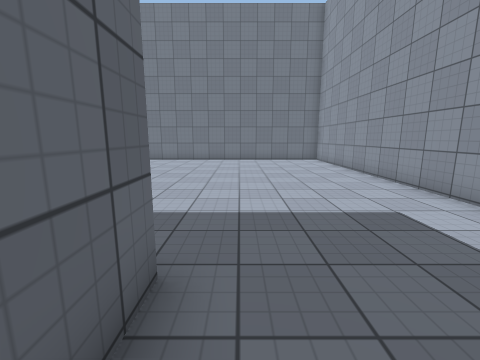
[1] (above)

19 first-person views from a walk through a Unity game level. The camera is 1.4 m above the floor, tilts 10° down and sees 90° across. The floor is counted in squares, 1 m on a side. Each view is taken from the middle of a square. On the plan, view 1 faces up. The plan holds only what a view shows up to about 13 squares ahead; the rest is blank. The place goes on beyond the plan. The player is left out. Surface patterns are stand-ins for the level's own textures.

[2]
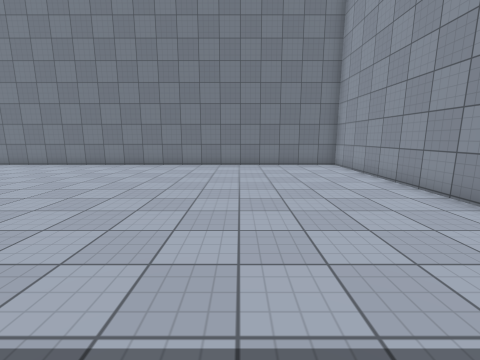

[3]
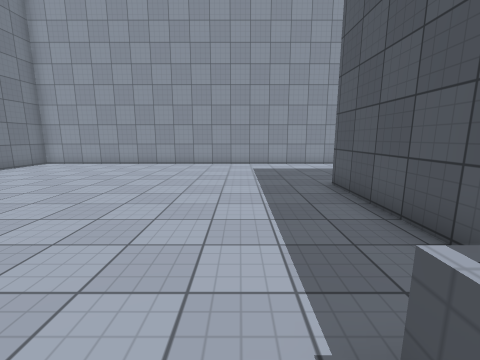

[4]
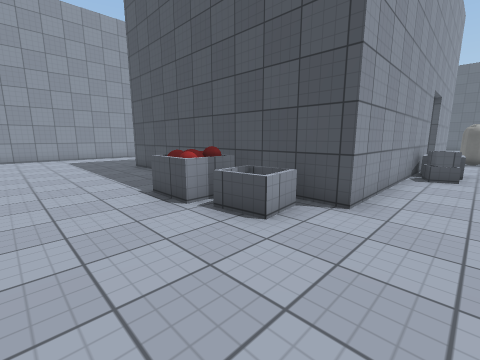

[5]
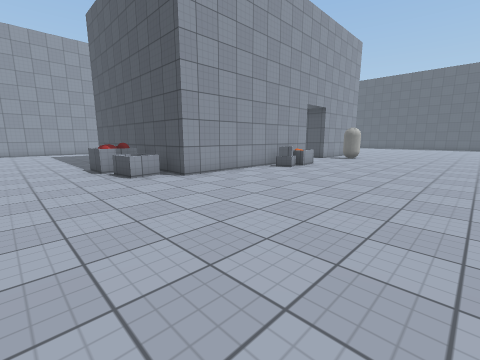

[6]
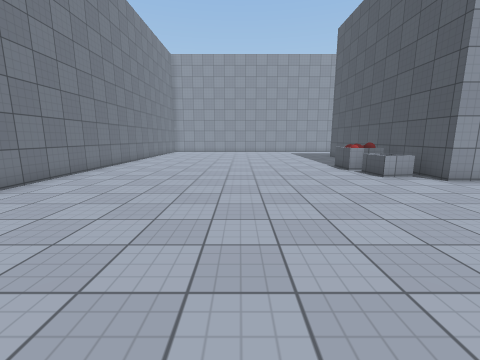

[7]
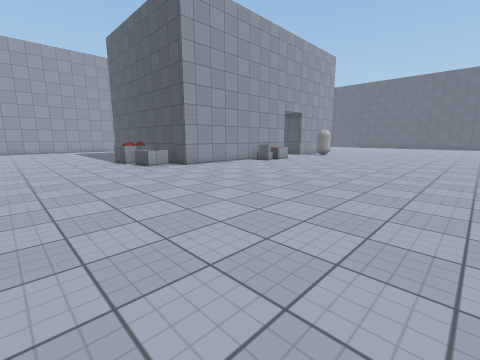

[8]
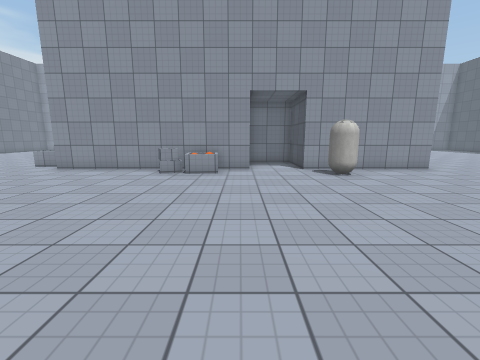

[9]
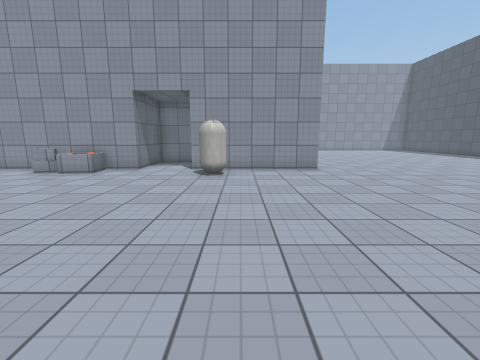

[10]
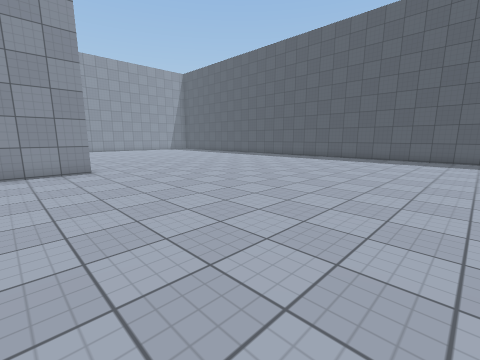

[11]
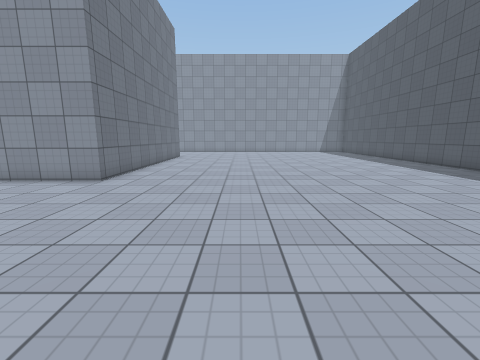

[12]
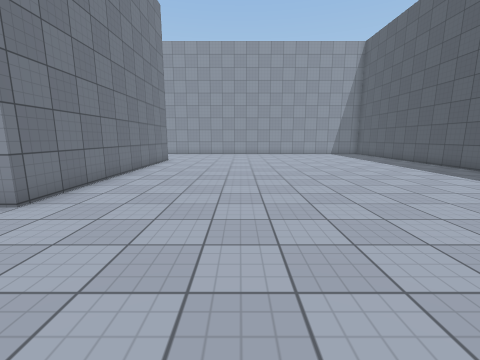

[13]
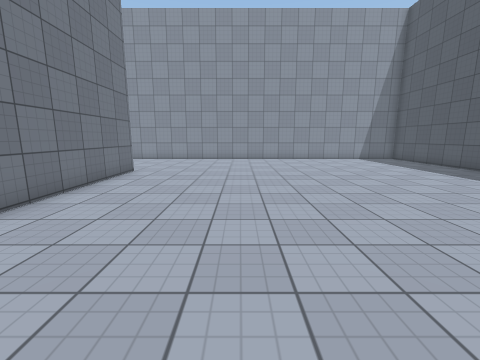

[14]
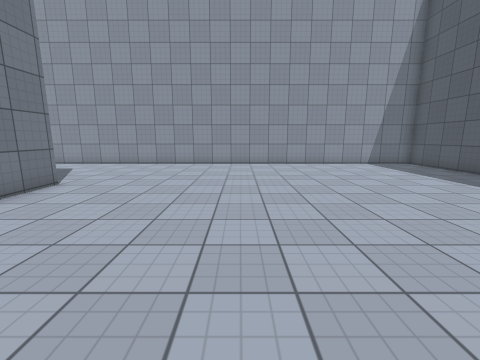

[15]
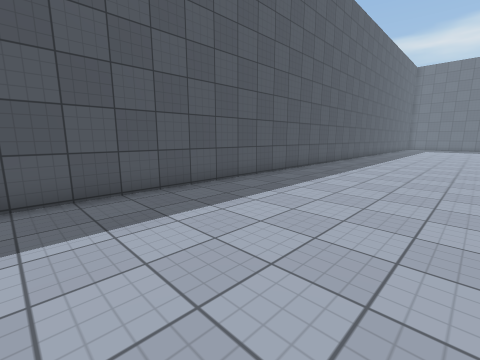

[16]
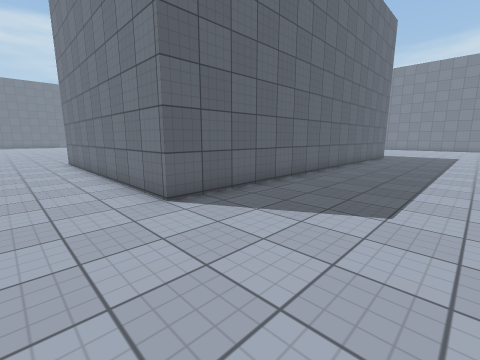

[17]
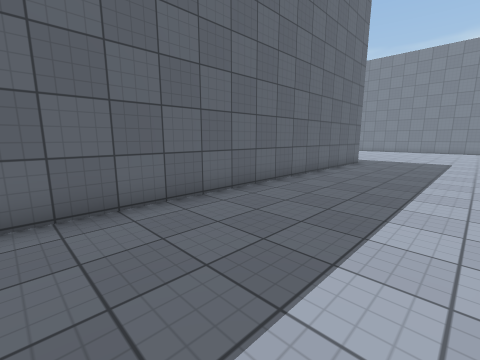

[18]
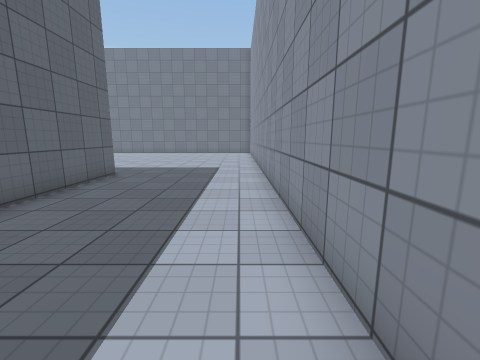

[19]
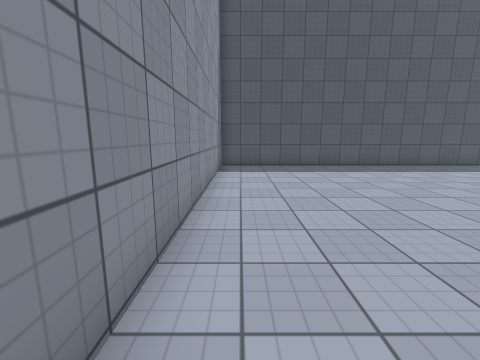

### Floor plan
Points are (right, up) in squares from view 1. A wall is a line through its corners. A room is listed if a view was taken in it or the views show most of it. See-through windows are left out.
Room 1 (views 1, 2, 3, 4, 5, 6, 7, 8, 9, 10, 11, 12, 13, 14, 15, 16, 17, 18, 19)
walls: (-8.8, -6.4) (-11.3, -6.4) (-11.3, 2.2) (-0.8, 2.2) (-0.8, -14.5) (-11.3, -14.5) (-11.3, -8.9) (-8.9, -8.9); (4.9, -6.2) (4.9, 15.4) (3.9, 15.4); (-22, -29.1) (4.9, -29.1) (4.9, -10)
low walls: (-12.6, -4.8) (-12.7, -3.9) (-11.5, -3.8); (-12.3, -3.6) (-12.6, -2.9) (-11.9, -2.6); (-12.6, -2.9) (-11.9, -2.6); (-12.1, -2.6) (-11.7, -3.3); (-10.4, 2.6) (-10.5, 3.9) (-9.2, 4); (-9.2, 2.9) (-9.3, 3.9); (-8.7, 4.3) (-7, 4.3)
objects: other object (-13, -10); other object (-12, -5); other object (-8, 4)

Where each view was taken, in squares from view 1:
view 1: 0 up, 0 right, facing up
view 2: 3 up, 0 right, facing up
view 3: 5 up, 8 left, facing right
view 4: 7 up, 13 left, facing down-right
view 5: 7 up, 19 left, facing down-right
view 6: 9 up, 19 left, facing right
view 7: 9 up, 22 left, facing down-right
view 8: 6 down, 22 left, facing right
view 9: 11 down, 22 left, facing right
view 10: 12 down, 22 left, facing down-right
view 11: 19 down, 19 left, facing right
view 12: 19 down, 16 left, facing right
view 13: 19 down, 11 left, facing right
view 14: 20 down, 8 left, facing right
view 15: 23 down, 7 left, facing down-left
view 16: 17 down, 4 right, facing up-left
view 17: 12 down, 4 right, facing up-left
view 18: 7 down, 4 right, facing up
view 19: 17 down, 4 right, facing down
